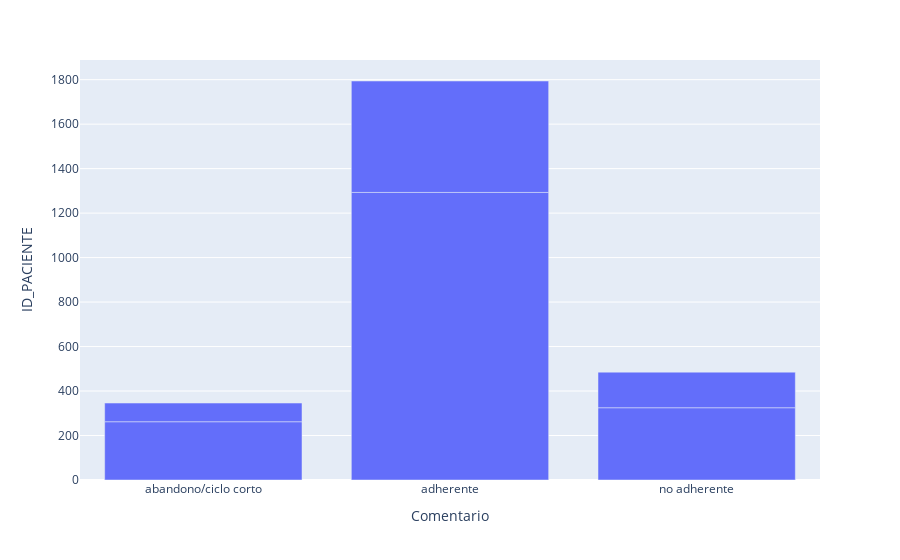

The notebook cell saved with this chart:
### Code cell
m2=montelukast[montelukast.Comentario!="ultimo registro"].groupby(['FestividadNavidad','Comentario']).count().reset_index()

px.bar(m2,x="Comentario",y="ID_PACIENTE")

### Figure 1 — Plotly figure (JSON) as saved in the notebook; plotly's stock layout.template omitted (floating-point values rounded to 4 significant figures)
{"data": [{"alignmentgroup": "True", "hovertemplate": "Comentario=%{x}<br>ID_PACIENTE=%{y}<extra></extra>", "legendgroup": "", "marker": {"color": "#636efa"}, "name": "", "offsetgroup": "", "orientation": "v", "showlegend": false, "textposition": "auto", "type": "bar", "x": ["abandono/ciclo corto", "adherente", "no adherente", "abandono/ciclo corto", "adherente", "no adherente"], "xaxis": "x", "y": [262, 1293, 325, 84, 501, 160], "yaxis": "y"}], "layout": {"barmode": "relative", "legend": {"tracegroupgap": 0}, "margin": {"t": 60}, "xaxis": {"anchor": "y", "domain": [0, 1], "title": {"text": "Comentario"}}, "yaxis": {"anchor": "x", "domain": [0, 1], "title": {"text": "ID_PACIENTE"}}}}
